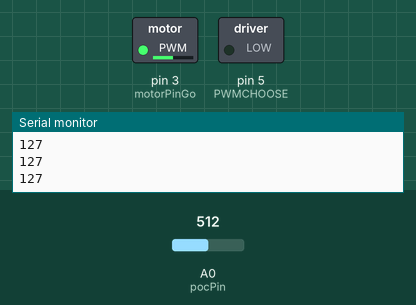
Recording of a sketch running on a simulated Arduino Uno, built with avr-gcc and run on an emulated ATmega328P. Shown: switched loads named in the sketch (green lamp = pin HIGH), the last lines printed to the serial monitor. The test bench sets the inputs (shaded band); at power-on: A0 (pocPin) = 512.

Above: at 1.2 s.
1.3 s: A0 (pocPin) set to 716
At 1.7 s:
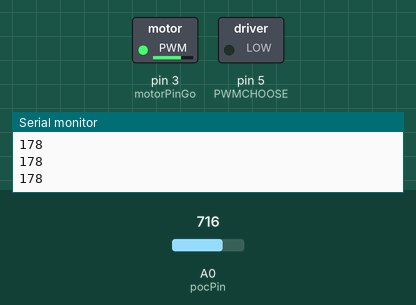
2.8 s: A0 (pocPin) set to 900
At 3.2 s:
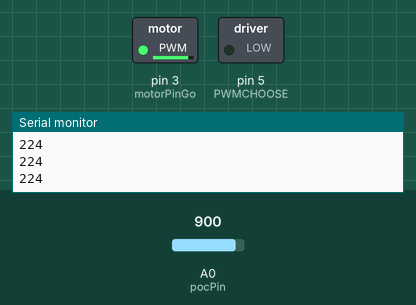
4.3 s: A0 (pocPin) set to 122
At 4.7 s:
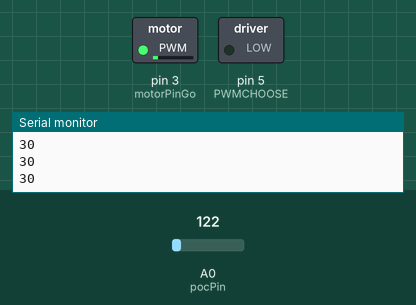
5.8 s: A0 (pocPin) set to 0
At 6.2 s:
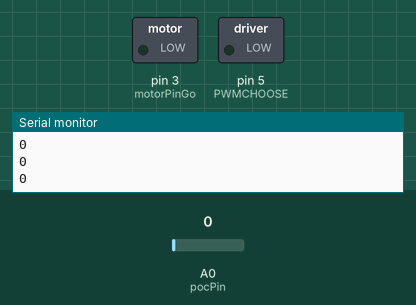
7.3 s: A0 (pocPin) set to 511
At 7.6 s:
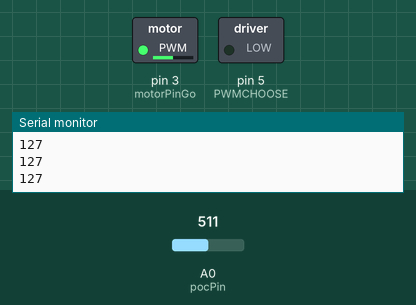
Timing chart, 0 to 9.8 s (numbered marks = the images above; inputs shaded):
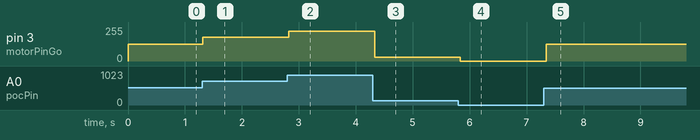

Measured:
- after the input at 1.3 s, pin 3 (motorPinGo): 127/255 → 178/255 at once
- after the input at 2.8 s, pin 3 (motorPinGo): 178/255 → 224/255 at once
- after the input at 4.3 s, pin 3 (motorPinGo): 224/255 → 30/255 at once
- after the input at 5.8 s, pin 3 (motorPinGo): 30/255 → 0/255 at once
- after the input at 7.3 s, pin 3 (motorPinGo): 0/255 → 127/255 after 0.05 s

The sketch:

testNewPCB.ino
```cpp
/*
 * Arduino TQFP32 pinout
 */
#define PWMCHOOSE 5
#define motorPinGo 3
#define pocPin A0

void setup() {
  // put your setup code here, to run once:
  pinMode(PWMCHOOSE, OUTPUT);
  pinMode(motorPinGo, OUTPUT);
  pinMode(pocPin, INPUT);
  Serial.begin(115200);
  // TCCR1B = (TCCR1B & (B11111000 | B00000001));    // set timer 1 divisor to     1 for PWM frequency of 31372.55 Hz
  //TCCR1B = (TCCR1B & (B11111000 | B00000010));    // set timer 1 divisor to     8 for PWM frequency of  3921.16 Hz
  TCCR1B = (TCCR1B & (0b11111000 | 0b00000100));    // set timer 1 divisor to   256 for PWM frequency of   122.55 Hz

//    analogWrite(motorPinGo, 255/2);
}

bool motorDirection = 0;
int motorSpeed = 0;
int motorAdd = 1;
bool currentMotor = 0;
int pocValue;

void loop() {
  // put your main code here, to run repeatedly:
  pocValue = analogRead(pocPin);
  pocValue = map(pocValue, 0, 1023, 0, 255);
  analogWrite(motorPinGo, pocValue);
  Serial.println(pocValue);
//  motorSpeed += motorAdd;
//  if (motorSpeed == 256) {
//    motorAdd = -1;
//  } else if (motorSpeed == 0) {
//    motorAdd = 1;
//    currentMotor = !currentMotor;
//    digitalWrite(PWMCHOOSE, currentMotor);
//  }
  delay(50);
}
```
